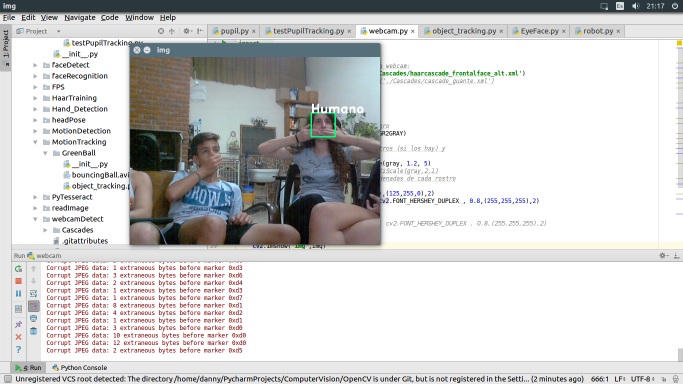
#> input picture Image_Transformation/asd.png, 1366 x 768 px, given in place of the camera (shown at 1/2 size)
$ python webcam.py
#> lines starting #> are read from the running program, lines starting #| are printed output that depends on the picture
import cv2
import imutils
# -*- coding: utf-8 -*-

#cargamos la plantilla e inicializamos la webcam:
face_cascade = cv2.CascadeClassifier('./Cascades/haarcascade_frontalface_alt.xml')
control_cascade = cv2.CascadeClassifier('./Cascades/cascade_guante.xml')
cap = cv2.VideoCapture(0)
while(True):
    #leemos un frame y lo guardamos
    ret, img = cap.read()
#> img is the input picture: shape (768, 1366, 3); mean B, G, R 206.6, 206.8, 207.2
    img = imutils.resize(img, width=500)
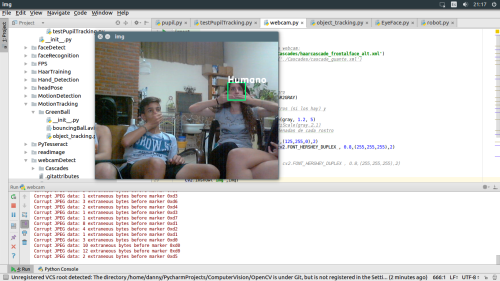
#> img: shape (281, 500, 3); mean B, G, R 206.6, 206.8, 207.2
    #convertimos la imagen a blanco y negro
    gray = cv2.cvtColor(img, cv2.COLOR_BGR2GRAY)
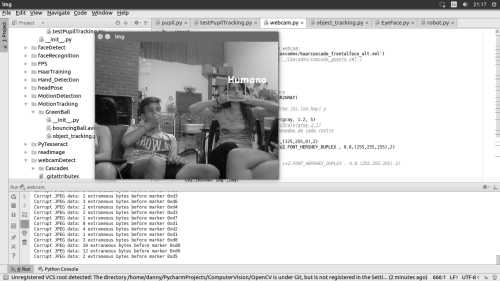
#> gray: shape (281, 500); min 4, max 255, mean 206.9

    #buscamos las coordenadas de los rostros (si los hay) y
    #guardamos su posicion
    faces = face_cascade.detectMultiScale(gray, 1.2, 5)
#> faces = ()
    control = control_cascade.detectMultiScale(gray,2,1)
#> control = ()
    #Dibujamos un rectangulo en las coordenadas de cada rostro
    for (x,y,w,h) in faces:
        cv2.rectangle(img,(x,y),(x+w,y+h),(125,255,0),2)
        cv2.putText(img,'Humano',(x,y), cv2.FONT_HERSHEY_DUPLEX , 0.8,(255,255,255),2)
#> this loop made 0 passes

    for (x,y,w,h) in control:
        cv2.putText(img,'Control',(x,y), cv2.FONT_HERSHEY_DUPLEX , 0.8,(255,255,255),2)

    #Mostramos la imagen
    cv2.imshow('img',img)

    #con la tecla 'q' salimos del programa
    if cv2.waitKey(20) & 0xFF == ord('q'):
#> (key q is pressed here)
        break
cap.release()
cv2.destroyAllWindows()
